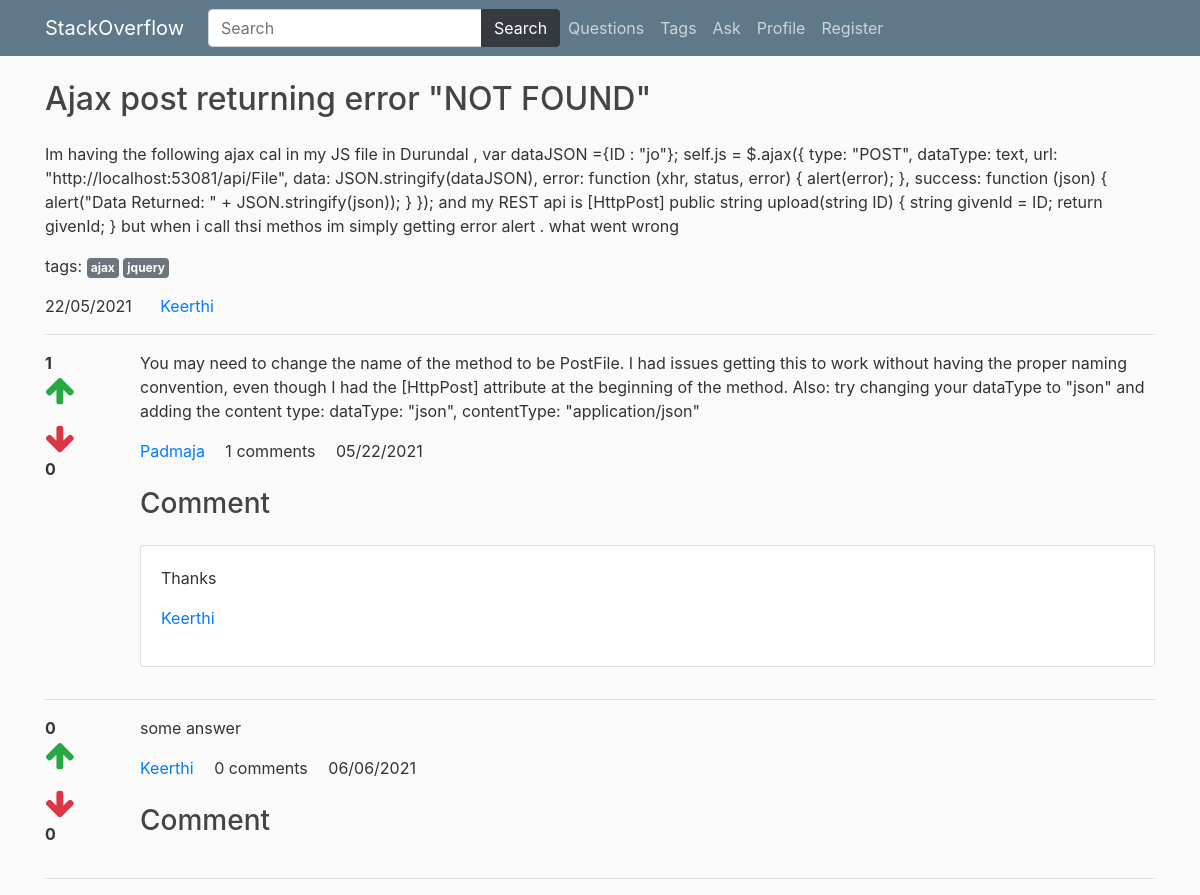
Screenshot of /detail/12 with the database file from the repository.
### main/models.py (models this page shows, shortened)
class Question(models.Model):
    user = models.ForeignKey(User, on_delete=models.CASCADE)
    title = models.CharField(max_length=300)
    detail = models.TextField()
    tags = models.TextField(default='')
    add_time = models.DateTimeField(auto_now_add=True)

class Answer(models.Model):
    question = models.ForeignKey(Question, on_delete=models.CASCADE)
    user = models.ForeignKey(User, on_delete=models.CASCADE, null=True)
    detail = models.TextField()
    add_time = models.DateTimeField(auto_now_add=True)

class Comment(models.Model):
    answer = models.ForeignKey(Answer, on_delete=models.CASCADE)
    user = models.ForeignKey(User, on_delete=models.CASCADE, related_name='comment_user')
    comment = models.TextField(default='')
    add_time = models.DateTimeField(auto_now_add=True)

### main/views.py (the view, shortened to what this page needs)
# urls.py: path('detail/<int:id>',views.detail,name='stackoverflow-detail_page'),
def detail(request,id):
    quest=Question.objects.get(pk=id)
    tags=quest.tags.split(',')
    answers=Answer.objects.filter(question=quest)
    answerform=AnswerForm
    return render(request,'detail.html',{
        'quest':quest,
        'tags':tags,
        'answers':answers,
        'answerform':answerform,
    })

### main/templates/detail.html (shortened to what this page needs)
{% extends 'base.html' %}
{% load static %}
{% load humanize %}
{% block content %}
    <div class="container">
        <h2 class="my-4">{{quest.title}}</h2>
        <p>{{quest.detail}}</p>
        <p>
            tags:
            {% for tag in tags %}
            <a href="/tag/{{tag|slugify}}" class="badge badge-secondary p-1">{{tag}}</a>
            {% endfor %}
        </p>
        <p>
            <span class="mr-4">{{quest.add_time|date:'d/m/Y'}}</span>
            <a href="#">{{quest.user.username}}</a>
        </p>
        <hr/>
        {% for answer in answers %}
        <div class="row">
            <div class="col-1">
                <div class="upvote">
                    <strong class="upvote-count-{{answer.id}}">{{answer.upvote_set.count}}</strong><br/>
                    <span class="text-success">
                        <i class="fa fa-arrow-up fa-2x upvote-click" data-answer="{{answer.id}}"></i>
                    </span>
                </div>
                <div class="downvote mt-3">
                    <span class="text-danger">
                        <i class="fa fa-arrow-down fa-2x downvote-click" data-answer="{{answer.id}}"></i>
                    </span><br/>
                    <strong class="downvote-count-{{answer.id}}">{{answer.downvote_set.count}}</strong>
                </div>
            </div>
            <div class="col-11">
                <p>
                    {{answer.detail}}
                </p>
                <p>
                    <a href="#" class="mr-3">{{answer.user.username}}</a>
                    <span class="mr-3">
                        <span class="comment-count-{{answer.id}}">{{answer.comment_set.count}}</span> comments</span>
                    <span>{{answer.add_time|date:'m/d/Y'}}</span>
                </p>
                <h3 class="my-4">Comment</h3>
                <div class="comment-wrapper-{{answer.id}}">
                    {% for comment in answer.comment_set.all %}
                    <div class="card mb-3">
                        <div class="card-body">
                            <p>{{comment.comment}}</p>
                            <p>
                                <a href="#">{{comment.user.username}}</a>
                            </p>
                        </div>
                    </div>
                    {% endfor %}
                </div>
            </div>
        </div>
        <hr/>
        {% endfor %}
    </div>
{% endblock %}

### main/static/main/style.css (style rules this page uses)
body { background: #fafafa; color: #333333; margin-top: 5rem; }
h1, h2, h3, h4, h5, h6 { color: #444444; }

### rows the page displays
Question: title "Ajax post returning error \"NOT FOUND\"", detail "Im having the following ajax cal in my JS file in Durundal , var dataJSON ={ID : \"jo\"}; self.js = $.ajax({ type: \"POST\", dataType: text, url: \"http://localhost:53081/api/File\", data: JSON.stringify(dataJSON), error: function (xhr, status, error) { alert(error); }, success: function (json) { alert(\"Data Returned: \" + JSON.stringify(json)); } }); and my REST api is [HttpPost] public string upload(string ID) { string givenId = ID; return givenId; } but when i call thsi methos im simply getting error alert . what went wrong", add_time "22/05/2021", user.username "Keerthi"
Answer: upvote_set.count "1", downvote_set.count "0", detail "You may need to change the name of the method to be PostFile. I had issues getting this to work without having the proper naming convention, even though I had the [HttpPost] attribute at the beginning of the method. Also: try changing your dataType to \"json\" and adding the content type: dataType: \"json\", contentType: \"application/json\"", user.username "Padmaja", comment_set.count "1", add_time "05/22/2021"
Comment: comment "Thanks", user.username "Keerthi"
Answer: upvote_set.count "0", downvote_set.count "0", detail "some answer", user.username "Keerthi", comment_set.count "0", add_time "06/06/2021"

### other values shown
{{ tag }} "ajax" "jquery"
